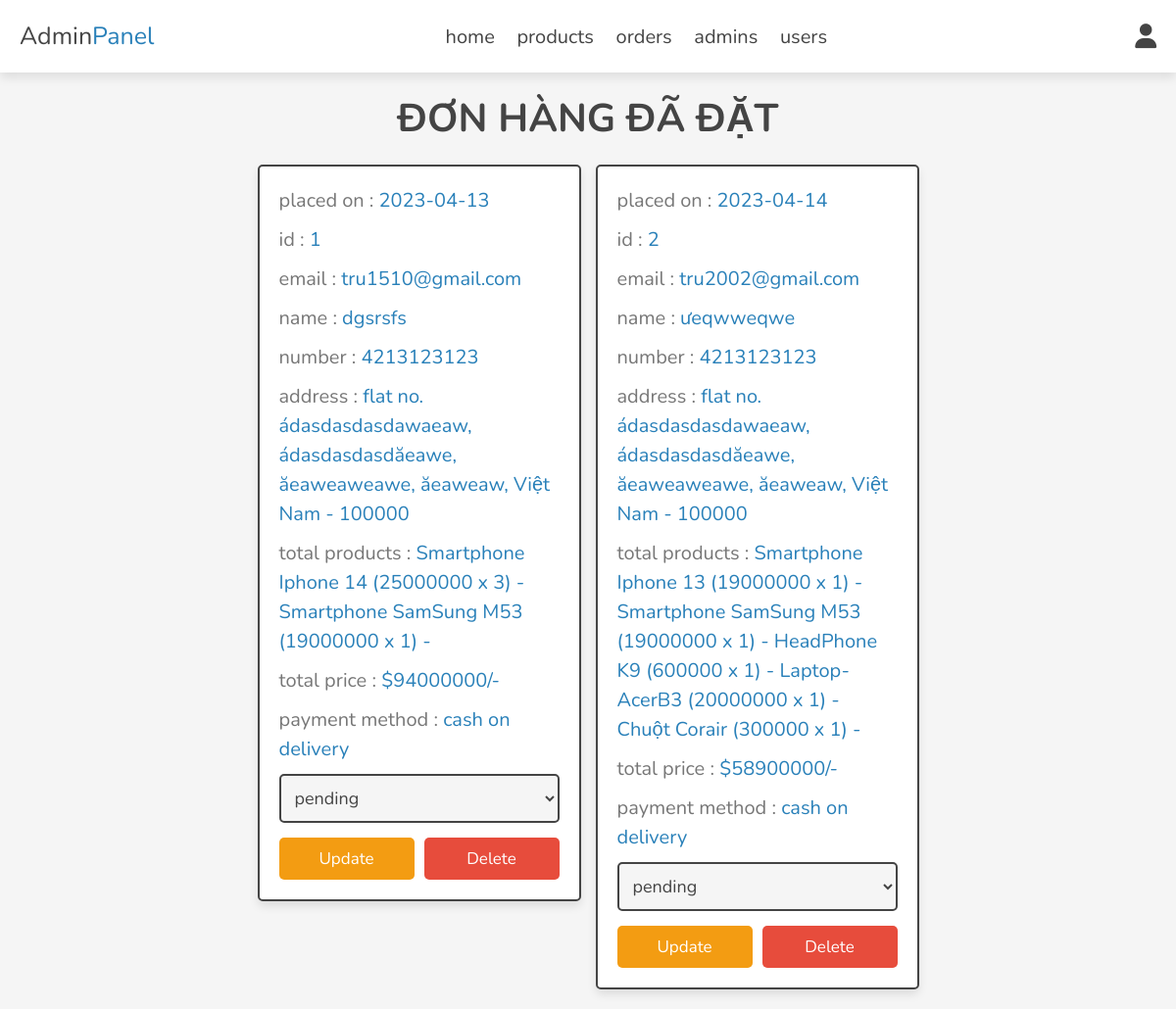
/admin/placed_orders.php (signed in), run on the app's committed database.
### tables this page shows
CREATE TABLE `orders` (
  `id` int(100) NOT NULL,
  `user_id` int(100) NOT NULL,
  `name` varchar(20) NOT NULL,
  `number` varchar(10) NOT NULL,
  `email` varchar(50) NOT NULL,
  `method` varchar(50) NOT NULL,
  `address` varchar(500) NOT NULL,
  `total_products` varchar(1000) NOT NULL,
  `total_price` int(100) NOT NULL,
  `placed_on` date NOT NULL DEFAULT current_timestamp(),
  `payment_status` varchar(20) NOT NULL DEFAULT 'pending'
);

### public/admin/placed_orders.php (the view, shortened to what this page needs)
<?php
include '../components/connect.php';
?>
<!DOCTYPE html>
<html lang="en">
<head>
    <link rel="stylesheet" href="https://cdnjs.cloudflare.com/ajax/libs/font-awesome/6.1.1/css/all.min.css">
    <link rel="stylesheet" href="../css/admin_style.css">
</head>
<body>
    <?php include '../components/admin_header.php'; ?>
    <section class="orders">
        <h1 class="heading">Đơn Hàng Đã Đặt</h1>
        <div class="box-container">
            <?php
            $select_orders = $conn->prepare("SELECT * FROM `orders`");
            $select_orders->execute();
            if ($select_orders->rowCount() > 0) {
                while ($fetch_orders = $select_orders->fetch(PDO::FETCH_ASSOC)) {
            ?>
                    <div class="box">
                        <p> placed on : <span><?= $fetch_orders['placed_on']; ?></span> </p>
                        <p> id : <span><?= $fetch_orders['id']; ?></span> </p>
                        <p> email : <span><?= $fetch_orders['email']; ?></span> </p>
                        <p> name : <span><?= $fetch_orders['name']; ?></span> </p>
                        <p> number : <span><?= $fetch_orders['number']; ?></span> </p>
                        <p> address : <span><?= $fetch_orders['address']; ?></span> </p>
                        <p> total products : <span><?= $fetch_orders['total_products']; ?></span> </p>
                        <p> total price : <span>$<?= $fetch_orders['total_price']; ?>/-</span> </p>
                        <p> payment method : <span><?= $fetch_orders['method']; ?></span> </p>
                        <form action="" method="post">
                            <select name="payment_status" class="select">
                                <option selected disabled><?= $fetch_orders['payment_status']; ?></option>
                            </select>
                            <div class="flex-btn">
                                <input type="submit" value="update" class="option-btn" name="update_payment">
                                <a href="placed_orders.php?delete=<?= $fetch_orders['id']; ?>" class="delete-btn" onclick="return confirm('delete this order?');">delete</a>
                            </div>
                        </form>
                    </div>
            <?php
                }
            } else {
                echo '<p class="empty">no orders placed yet!</p>';
            }
            ?>
        </div>
    </section>
</body>
</html>

### public/components/admin_header.php (shortened to what this page needs)
<header class="header">
    <section class="flex">
        <a href="../admin/dashboard.php" class="logo">Admin<span>Panel</span></a>
        <nav class="navbar">
            <a href="../admin/dashboard.php">home</a>
            <a href="../admin/products.php">products</a>
            <a href="../admin/placed_orders.php">orders</a>
            <a href="../admin/admin_accounts.php">admins</a>
            <a href="../admin/users_accounts.php">users</a>
        </nav>
        <div class="icons">
            <div id="user-btn" class="fas fa-user"></div>
        </div>
    </section>
</header>

### public/css/admin_style.css (style rules this page uses)
:root { --main-color: #2980b9; --orange: #f39c12; --red: #e74c3c; --black: #444; --white: #fff; --light-color: #777; --light-bg: #f5f5f5; --border: 0.2rem solid var(--black); --box-shadow: 0 0.5rem 1rem rgba(0, 0, 0, 0.1); }
* { font-family: "Nunito", sans-serif; margin: 0; padding: 0; box-sizing: border-box; outline: none; border: none; text-decoration: none; }
html { font-size: 62.5%; overflow-x: hidden; }
body { background-color: var(--light-bg); }
section { padding: 2rem; max-width: 1200px; margin: 0 auto; }
.heading { font-size: 4rem; color: var(--black); margin-bottom: 2rem; text-align: center; text-transform: uppercase; }
.btn, .delete-btn, .option-btn { display: block; width: 100%; margin-top: 1rem; border-radius: 0.5rem; padding: 1rem 3rem; font-size: 1.7rem; text-transform: capitalize; color: var(--white); cursor: pointer; text-align: center; }
.option-btn { background-color: var(--orange); }
.delete-btn { background-color: var(--red); }
.flex-btn { display: flex; gap: 1rem; }
.header { position: sticky; top: 0; left: 0; right: 0; background-color: var(--white); box-shadow: var(--box-shadow); z-index: 1000; }
.header .flex { display: flex; align-items: center; justify-content: space-between; position: relative; }
.header .flex .logo { font-size: 2.5rem; color: var(--black); }
.header .flex .logo span { color: var(--main-color); }
.header .flex .navbar a { margin: 0 1rem; font-size: 2rem; color: var(--black); }
.header .flex .icons div { margin-left: 1.7rem; font-size: 2.5rem; cursor: pointer; color: var(--black); }
.orders .box-container { display: grid; grid-template-columns: repeat(auto-fit, 33rem); gap: 1.5rem; align-items: flex-start; justify-content: center; }
.orders .box-container .box { padding: 2rem; padding-top: 1rem; border-radius: 0.5rem; border: var(--border); background-color: var(--white); box-shadow: var(--box-shadow); }
.orders .box-container .box p { line-height: 1.5; font-size: 2rem; color: var(--light-color); margin: 1rem 0; }
.orders .box-container .box p span { color: var(--main-color); }
.orders .box-container .select { margin-bottom: 0.5rem; width: 100%; background-color: var(--light-bg); padding: 1rem; font-size: 1.8rem; color: var(--black); border-radius: 0.5rem; border: var(--border); }

### data on the page
orders: placed_on "2023-04-13", id "1", email "tru1510@gmail.com", name "dgsrsfs", number "4213123123", address "flat no. ádasdasdasdawaeaw, ádasdasdasdăeawe, ăeaweaweawe, ăeaweaw, Việt Nam - 100000", total_products "Smartphone Iphone 14 (25000000 x 3) - Smartphone SamSung M53 (19000000 x 1) -", total_price "94000000", method "cash on delivery", payment_status "pending"
orders: placed_on "2023-04-14", id "2", email "tru2002@gmail.com", name "ưeqwweqwe", number "4213123123", address "flat no. ádasdasdasdawaeaw, ádasdasdasdăeawe, ăeaweaweawe, ăeaweaw, Việt Nam - 100000", total_products "Smartphone Iphone 13 (19000000 x 1) - Smartphone SamSung M53 (19000000 x 1) - HeadPhone K9 (600000 x 1) - Laptop-AcerB3 (20000000 x 1) - Chuột Corair (300000 x 1) -", total_price "58900000", method "cash on delivery", payment_status "pending"
